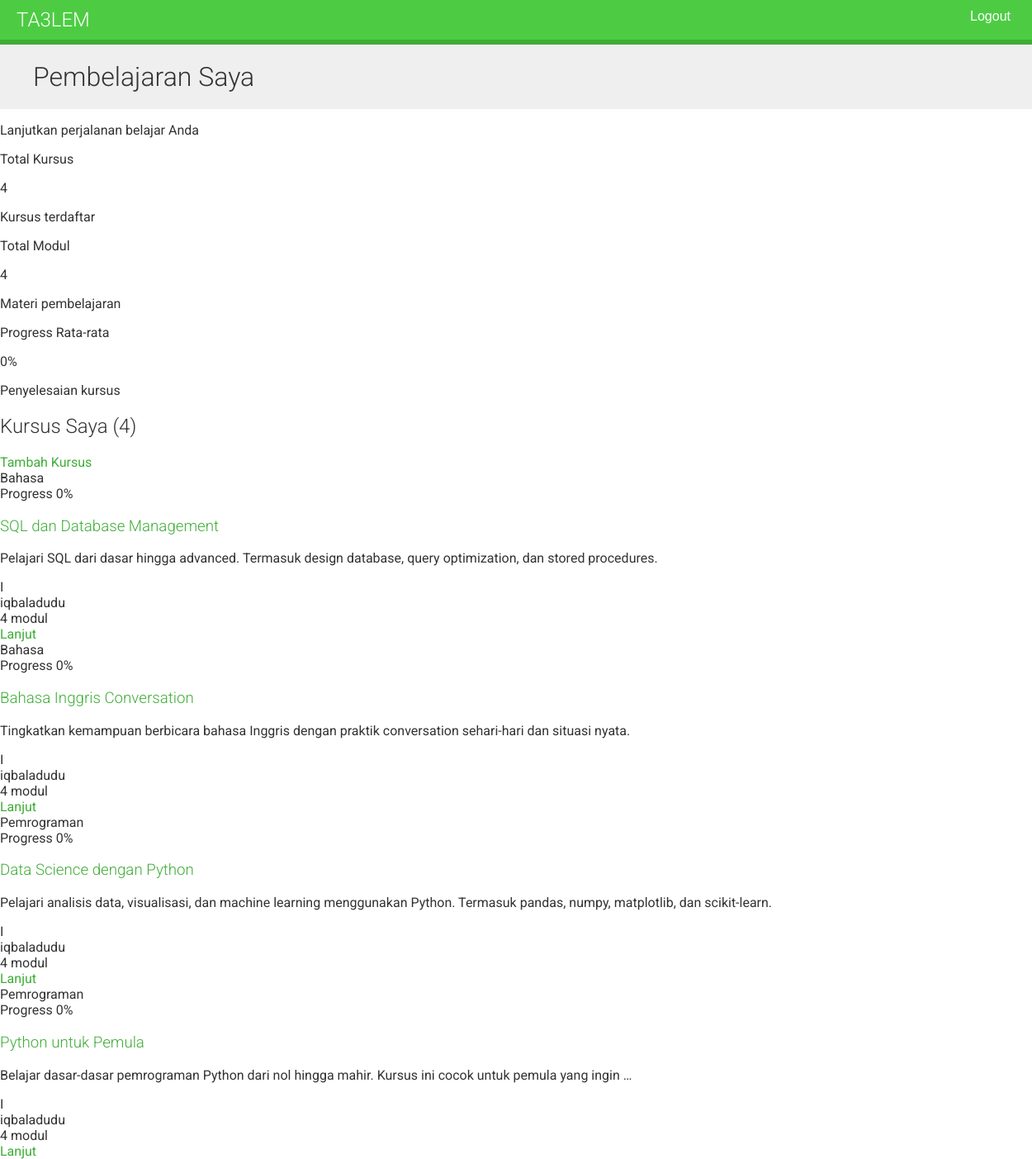
/accounts/courses/ (signed in), run on an earlier commit of the app's database.
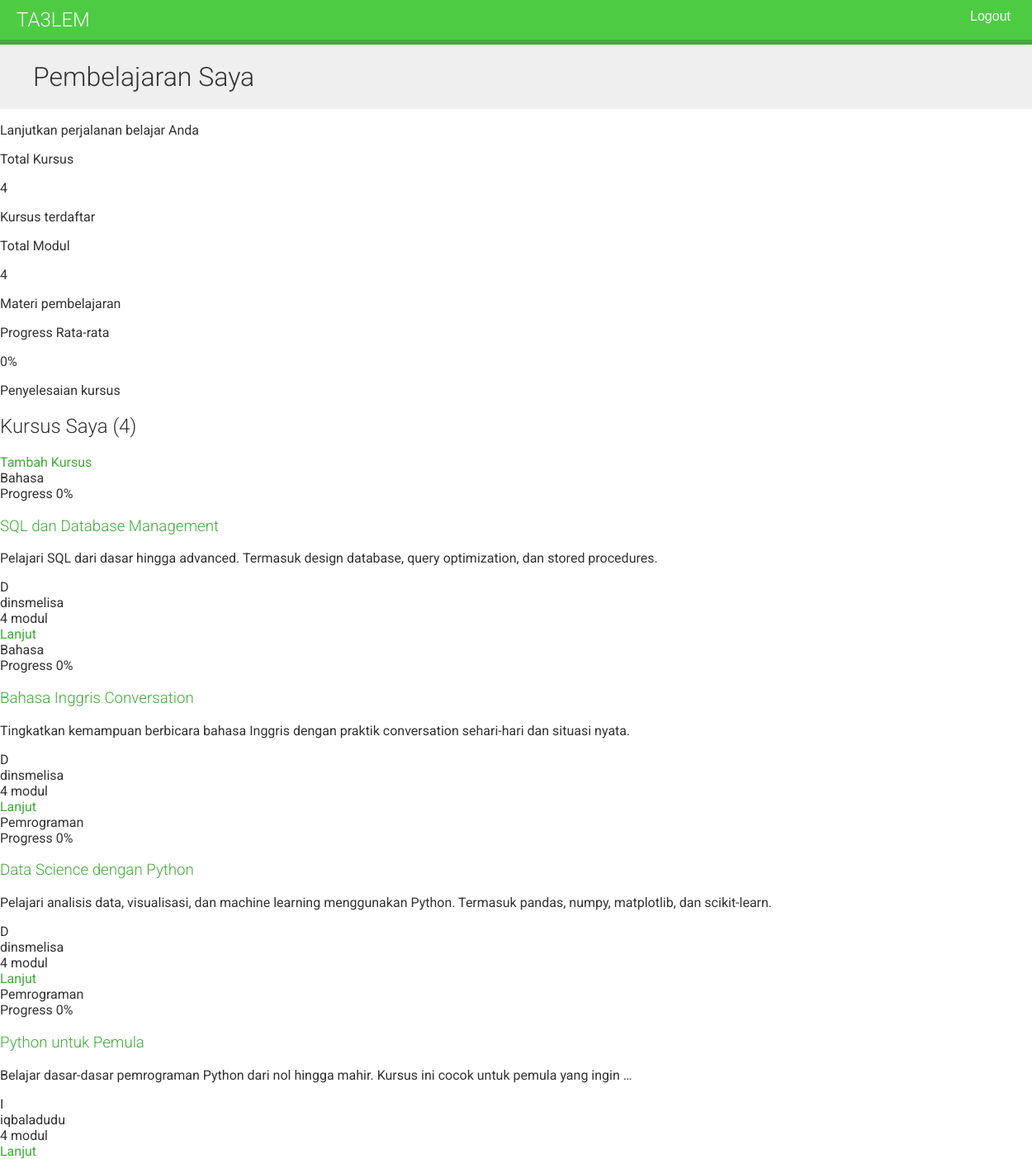
And on a later commit of the database.
### courses/models.py (models this page shows, shortened)
class Course(models.Model):
    owner = models.ForeignKey(User, on_delete=models.CASCADE, related_name='courses_created')
    subject = models.ForeignKey(Subject, on_delete=models.CASCADE, related_name='courses')
    title = models.CharField(max_length=200)
    slug = models.SlugField(max_length=200, unique=True)
    overview = models.TextField()
    created = models.DateTimeField(auto_now_add=True)
    students = models.ManyToManyField(User, related_name='courses_joined', blank=True)
    class Meta:
        ordering = ['-created']

class Subject(models.Model):
    title = models.CharField(max_length=100)
    slug = models.SlugField(max_length=100, unique=True)
    class Meta:
        ordering = ['title']

### users/models.py (models this page shows, shortened)
class User(AbstractUser):
    STUDENT = 'student'
    INSTRUCTOR = 'instructor'
    STAFF = 'staff'
    ROLE_CHOICES = [
        (STUDENT, 'Student'),
        (INSTRUCTOR, 'Instructor'),
        (STAFF, 'Staff'),
    ]
    role = models.CharField(
        max_length=20,
        choices=ROLE_CHOICES,
        default=STUDENT,
        help_text='User role in the LMS'
    )
    is_active = models.BooleanField(default=False)
    avatar = models.ImageField(upload_to='avatars/', blank=True, null=True)
    bio = models.TextField(blank=True)
    phone_number = models.CharField(max_length=20, blank=True)
    date_of_birth = models.DateField(blank=True, null=True)
    address = models.TextField(blank=True)
    city = models.CharField(max_length=100, blank=True)
    country = models.CharField(max_length=100, blank=True)
    postal_code = models.CharField(max_length=20, blank=True)
    timezone = models.CharField(max_length=50, default='UTC')
    language = models.CharField(max_length=10, default='en')
    email_notifications = models.BooleanField(default=True)
    created_at = models.DateTimeField(auto_now_add=True)
    updated_at = models.DateTimeField(auto_now=True)
    class Meta:
        permissions = [
            ('view_dashboard', 'Can view dashboard'),
        ]

### users/views.py (the view)
class StudentCourseListView(LoginRequiredMixin, StudentOnlyRedirectMixin, ListView):
    model = Course
    template_name = "users/course/list.html"
    def get_queryset(self):
        qs = super().get_queryset()
        return qs.filter(students__in=[self.request.user])

### users/views.py (called while the page is built)
    def dispatch(self, request, *args, **kwargs):
        is_authenticated = request.user.is_authenticated
        if not is_authenticated:
            return redirect('student_login')
        return super().dispatch(request, *args, **kwargs)

### users/templates/users/course/list.html (shortened to what this page needs)
{% extends "base.html" %}
{% block content %}
    <div class="relative bg-gradient-to-br from-blue-600 via-purple-600 to-pink-500 text-white py-10 sm:py-12 lg:py-16 overflow-hidden">
        <div class="relative max-w-7xl mx-auto px-4 sm:px-6 lg:px-8">
            <h1 class="text-3xl sm:text-4xl lg:text-5xl font-extrabold mb-3 sm:mb-4 leading-tight">
                Pembelajaran Saya
            </h1>
            <p class="text-base sm:text-lg lg:text-xl text-blue-50">Lanjutkan perjalanan belajar Anda</p>
        </div>
    </div>
    <div class="max-w-7xl mx-auto px-4 sm:px-6 lg:px-8 py-6 sm:py-8 lg:py-12">
        {% if object_list %}
            <div class="grid grid-cols-1 sm:grid-cols-2 lg:grid-cols-3 gap-4 sm:gap-6 mb-8 sm:mb-12">
                <div class="relative bg-gradient-to-br from-blue-500 to-blue-700 rounded-xl sm:rounded-2xl shadow-lg sm:shadow-xl p-5 sm:p-6 overflow-hidden group hover:shadow-2xl transition-all duration-300 hover:scale-105">
                    <div class="relative z-10">
                        <div>
                            <p class="text-blue-100 text-xs sm:text-sm font-semibold mb-1">Total Kursus</p>
                            <p class="text-4xl sm:text-5xl font-extrabold text-white mb-1">{{ object_list.count }}</p>
                            <p class="text-[10px] sm:text-xs text-blue-100 opacity-90">Kursus terdaftar</p>
                        </div>
                    </div>
                </div>
                <div class="relative bg-gradient-to-br from-green-500 to-green-700 rounded-xl sm:rounded-2xl shadow-lg sm:shadow-xl p-5 sm:p-6 overflow-hidden group hover:shadow-2xl transition-all duration-300 hover:scale-105">
                    <div class="relative z-10">
                        <div>
                            <p class="text-green-100 text-xs sm:text-sm font-semibold mb-1">Total Modul</p>
                            <p class="text-4xl sm:text-5xl font-extrabold text-white mb-1">
                                {% widthratio object_list|length 1 1 as total %}
                                {% for course in object_list %}
                                    {% if forloop.first %}{{ course.modules.count }}{% endif %}
                                {% endfor %}
                            </p>
                            <p class="text-[10px] sm:text-xs text-green-100 opacity-90">Materi pembelajaran</p>
                        </div>
                    </div>
                </div>
                <div class="relative bg-gradient-to-br from-purple-500 to-purple-700 rounded-xl sm:rounded-2xl shadow-lg sm:shadow-xl p-5 sm:p-6 overflow-hidden group hover:shadow-2xl transition-all duration-300 hover:scale-105 sm:col-span-2 lg:col-span-1">
                    <div class="relative z-10">
                        <div>
                            <p class="text-purple-100 text-xs sm:text-sm font-semibold mb-1">Progress Rata-rata</p>
                            <p class="text-4xl sm:text-5xl font-extrabold text-white mb-1">0<span
                                    class="text-2xl sm:text-3xl">%</span></p>
                            <p class="text-[10px] sm:text-xs text-purple-100 opacity-90">Penyelesaian kursus</p>
                        </div>
                    </div>
                </div>
            </div>
            <div class="mb-4 sm:mb-6 flex flex-col sm:flex-row items-start sm:items-center justify-between gap-3 sm:gap-4">
                <h2 class="text-xl sm:text-2xl lg:text-3xl font-extrabold text-gray-900">
                    Kursus Saya <span class="text-blue-600">({{ object_list.count }})</span>
                </h2>
                <a href="{% url 'course_list' %}"
                   class="inline-flex items-center text-blue-600 hover:text-blue-700 font-semibold text-sm px-4 py-2 bg-blue-50 rounded-lg hover:bg-blue-100 transition-all duration-200">
                    Tambah Kursus
                </a>
            </div>
            <div class="grid grid-cols-1 sm:grid-cols-2 lg:grid-cols-3 gap-4 sm:gap-6 lg:gap-8">
                {% for course in object_list %}
                    <article
                            class="group bg-white/80 backdrop-blur-sm rounded-xl sm:rounded-2xl shadow-lg hover:shadow-2xl transition-all duration-300 overflow-hidden border border-gray-100 hover:border-blue-200 hover:-translate-y-1">
                        <div class="relative h-40 sm:h-48 bg-gradient-to-br from-blue-500 via-purple-500 to-pink-500 overflow-hidden">
                            <div class="absolute top-3 sm:top-4 left-3 sm:left-4">
                                <span class="inline-flex items-center px-2 sm:px-3 py-1 sm:py-1.5 bg-white/95 backdrop-blur-sm text-gray-800 rounded-full text-xs font-bold shadow-lg">
                                    <span class="truncate max-w-[100px]">{{ course.subject.title }}</span>
                                </span>
                            </div>
                            <div class="absolute bottom-3 sm:bottom-4 left-3 sm:left-4 right-3 sm:right-4">
                                <div class="bg-white/95 backdrop-blur-sm rounded-lg p-2">
                                    <div class="flex items-center justify-between mb-1">
                                        <span class="text-[10px] sm:text-xs font-semibold text-gray-600">Progress</span>
                                        <span class="text-[10px] sm:text-xs font-bold text-blue-600">0%</span>
                                    </div>
                                </div>
                            </div>
                        </div>
                        <div class="p-4 sm:p-5 lg:p-6">
                            <h3 class="text-base sm:text-lg lg:text-xl font-bold text-gray-900 mb-2 sm:mb-3 group-hover:text-blue-600 transition-colors duration-200 line-clamp-2 leading-tight">
                                <a href="{% url 'student_course_detail' course.id %}">{{ course.title }}</a>
                            </h3>
                            <p class="text-gray-600 text-xs sm:text-sm mb-3 sm:mb-4 line-clamp-2 leading-relaxed">{{ course.overview|truncatewords:15 }}</p>
                            <div class="flex items-center text-xs sm:text-sm text-gray-500 mb-4 sm:mb-5 pb-4 sm:pb-5 border-b border-gray-100">
                                <div class="w-7 h-7 sm:w-8 sm:h-8 bg-gradient-to-br from-blue-500 to-purple-500 rounded-full flex items-center justify-center text-white font-bold text-xs mr-2">
                                    {{ course.owner.username.0|upper }}
                                </div>
                                <span class="font-medium truncate">{{ course.owner.username }}</span>
                            </div>
                            <div class="flex items-center justify-between flex-wrap gap-3">
                                <div class="flex items-center text-xs sm:text-sm font-semibold text-gray-700">
                                    <span>{{ course.modules.count }} modul</span>
                                </div>
                                <a href="{% url 'student_course_detail' course.id %}"
                                   class="inline-flex items-center px-4 sm:px-5 py-2 sm:py-2.5 bg-gradient-to-r from-blue-600 to-purple-600 text-white text-xs sm:text-sm font-bold rounded-xl hover:from-blue-700 hover:to-purple-700 shadow-lg hover:shadow-xl transition-all duration-200 hover:scale-105">
                                    Lanjut
                                </a>
                            </div>
                        </div>
                    </article>
                {% endfor %}
            </div>
        {% endif %}
    </div>
{% endblock %}

### courses/templates/base.html (shortened to what this page needs)
{% load static %}
<!DOCTYPE html>
<html lang="en">
<head>
    <link href="{% static "css/base.css" %}" rel="stylesheet">
</head>
<body>
<div id="header">
    <a href="/" class="logo">Ta3lem</a>
    <ul class="menu">
        {% if request.user.is_authenticated %}
            <li>
                <form action="{% url 'logout' %}" method="POST">
                    <button type="submit">Logout</button>
                </form>
            </li>
        {% else %}
            <li>
                <a href="{% url 'login' %}">Login</a>
            </li>
        {% endif %}
    </ul>
</div>
<div id="content">
    {% block content %}
    {% endblock %}
</div>
</body>
</html>

### courses/static/css/base.css (style rules this page uses)
body { margin:0; font-family:'Roboto', sans-serif; font-weight:400; color:#333; }
a { color:#3fad37; text-decoration:none; }
ul { float:left; }
h1, h2, h3, h4, h5, h6 { font-family:'Roboto', sans-serif; font-weight:300; }
h1 { background:#efefef; width:100%; overflow:auto; padding:20px 0 20px 40px; margin:0; }
#header { background:#4dcc43; overflow:auto; padding:10px 20px; border-bottom:6px solid #3fad37; }
#header .logo { text-decoration:none; font-family:'Roboto', sans-serif; font-weight:300; text-transform:uppercase; font-size:24px; color:#fff; float:left; }
#header a { color:#fff; }
#header .menu { list-style:none; float:right; margin:0; padding:0; }
#header button { background:transparent; border:0; color:#fff; font-size:16px; }

What changed in the data, as far as the page shows it:
changed Course "SQL dan Database Management": owner.username.0 "I" → "D"; owner.username "iqbaladudu" → "dinsmelisa"
changed Course "Bahasa Inggris Conversation": owner.username.0 "I" → "D"; owner.username "iqbaladudu" → "dinsmelisa"
changed Course "Data Science dengan Python": owner.username.0 "I" → "D"; owner.username "iqbaladudu" → "dinsmelisa"
